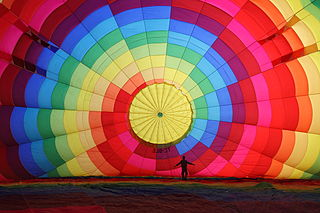
%> input picture training/testGauss.png, 320 x 213 px
$ octave edgeTest.m   (GNU Octave 9; MATLAB toolbox functions it lacks are replaced by stand-ins)
%> lines starting %> are read from the running program, lines starting %| are printed output that depends on the picture
I = imread('testGauss.png');
%> I is the input picture: size 213x320x3 uint8; mean R, G, B 142.3, 85.7, 83.4
%corr - testa punkt

bw = 1;
if bw
    I = rgb2gray(I);
%> I: size 213x320 uint8
end
I = double(I)/255;
%> I: size 213x320 double

std = 0.4;
N = max(3*ceil(6*std)+1, 20);
alpha = 1;
lap = fspecial('laplacian', alpha);
log = fspecial('log',[N N],std);
gauss = fspecial('gauss', [N N],std);
lapgauss = imfilter(gauss,lap);
gausslap = imfilter(lap,gauss);
figure(1)
mf = 2;
nf = 3;
subplot(mf,nf,1)
imshow(gauss);
imagesc(gauss);
subplot(mf,nf,2)
imshow(lap);
imagesc(lap);
subplot(mf,nf,3)
imshow(log);
imagesc(log);
subplot(mf,nf,4)
imshow(lapgauss);
imagesc(lapgauss);
subplot(mf,nf,5)
imshow(gausslap);
imagesc(gausslap);
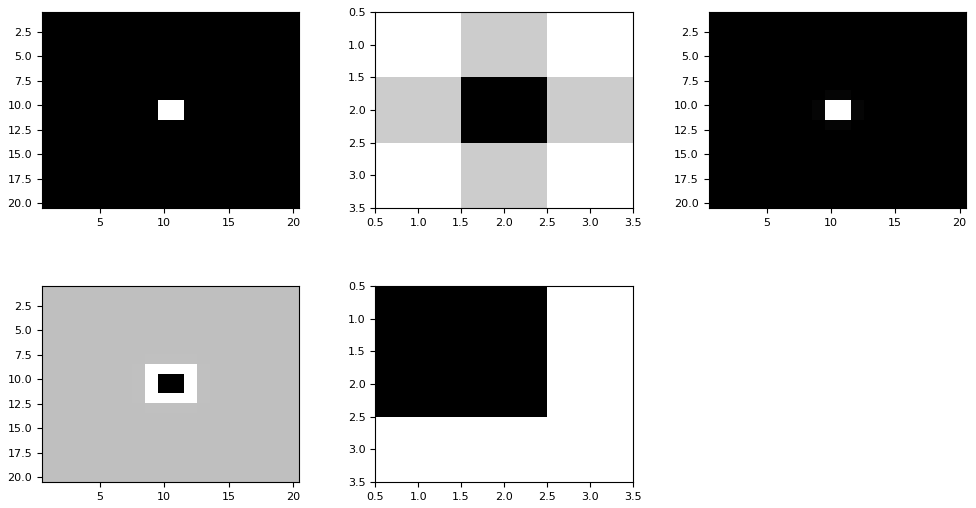
%> figure redrawn from the program's plot data, 5 panels

I1 = imfilter(I, gauss);
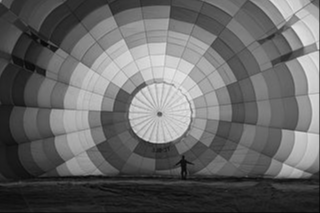
%> I1: size 213x320 double; min 0.022, max 0.913, mean 0.4
I2 = imfilter(I, lap);
I3 = imfilter(I1, lap);
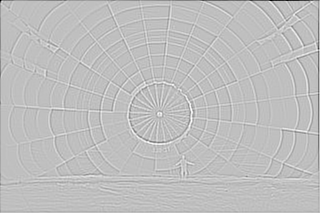
%> I3: size 213x320 double; min -1, max 0.332, mean -0.00341; drawn with min black and max white
I4 = imfilter(I2, gauss);
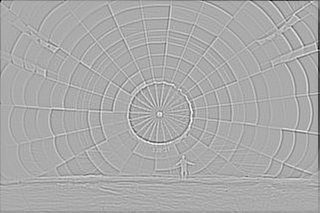
%> I4: size 213x320 double; min -0.677, max 0.332, mean -0.00356; drawn with min black and max white
I5 = imfilter(I, log);
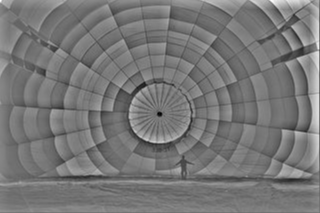
%> I5: size 213x320 double; min -3.09, max 3.67, mean 0.0761; drawn with min black and max white
I6 = imfilter(I, lapgauss);
I7 = imfilter(I, gausslap);
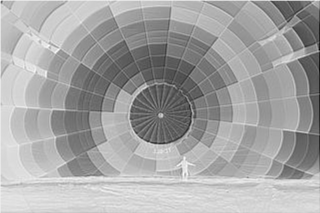
%> I7: size 213x320 double; min -1.15, max 0.0855, mean -0.349; drawn with min black and max white

m = 2;
n = 4;
figure(2);
subplot(m,n,1)
imshow(I);
imagesc(I);
subplot(m,n,2)
imshow(I1);
imagesc(I1);
subplot(m,n,3)
imshow(I2);
imagesc(I2);
subplot(m,n,4)
imshow(I3);
imagesc(I3);
subplot(m,n,5)
imshow(I4);
imagesc(I4);
subplot(m,n,6)
imshow(I5);
imagesc(I5);
subplot(m,n,7)
imshow(I6);
imagesc(I6);
subplot(m,n,8)
imshow(I7);
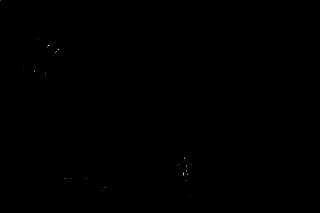
%> displayed picture: size 213x320, on the screen's scale of 0 to 255; min 0, max 22, mean 0; drawn with min black and max white
imagesc(I7);
